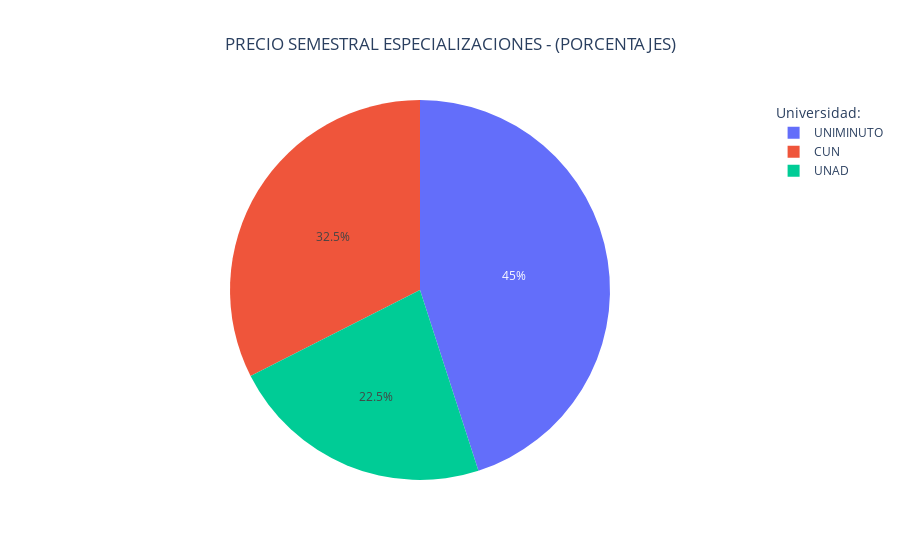

Source (notebook cell):
### Markdown cell above
## 5- Pie plot with Plotly

### Code cell
fig = px.pie(data, names='UNIVERSIDAD', 
                   values='PRECIO SEMESTRAL', 
                   title= 'PRECIO SEMESTRAL ESPECIALIZACIONES - (PORCENTAJES)') 
 
fig.update_layout(title_x=0.5)

fig.update_layout(legend_title_text='Universidad:')

fig.show() 

fig.write_html("C:/Users/WAGNER FERNÁNDEZ/Downloads/ANALISIS-POSGRADO-CIENCIA-DATOS/reports/grafico_torta_posgrado.html")

### Figure 1 — Plotly figure (JSON) as saved in the notebook; plotly's stock layout.template omitted (floating-point values rounded to 4 significant figures)
{"data": [{"domain": {"x": [0, 1], "y": [0, 1]}, "hovertemplate": "UNIVERSIDAD=%{label}<br>PRECIO SEMESTRAL=%{value}<extra></extra>", "labels": ["UNAD", "CUN", "UNIMINUTO"], "legendgroup": "", "name": "", "showlegend": true, "type": "pie", "values": [4110500, 5932500, 8224900]}], "layout": {"legend": {"title": {"text": "Universidad:"}, "tracegroupgap": 0}, "title": {"text": "PRECIO SEMESTRAL ESPECIALIZACIONES - (PORCENTAJES)", "x": 0.5}}}
